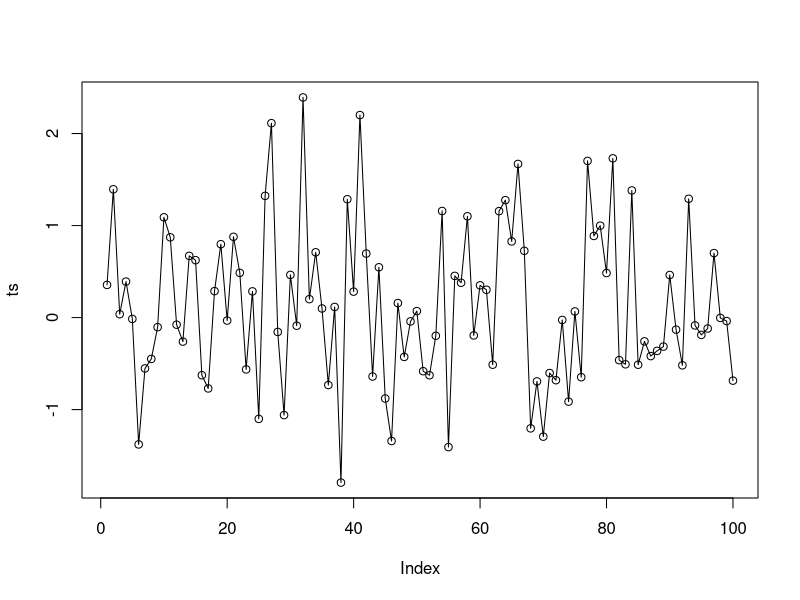

Source code (R): (Note: this script raises an error after producing the figure.)
#################################################################################
# TS sim
#################################################################################

#########
# AR sim
#########

my_AR_sim <- function(n=189, ar_coeff=c(.5),sigma=1) {
  n.start <- n + floor(.2/(1-.2)*n)
  burnin <- floor(.20*n.start)
  model_params <- list(ar = ar_coeff)
  ts_sim <- arima.sim(model = model_params, n = n.start,sd=sigma)
  ts_sim <- ts_sim[(burnin+1):n.start]
  return(ts_sim)
}

#########
# MA sim
#########
my_MA_sim <- function(n=189,ma_coeff=c(.5),sigma=1) {
  n.start <- n + floor(.2/(1-.2)*n)
  burnin <- floor(.20*n.start)
  model_params <- list(ma = ma_coeff)
  ts_sim <- arima.sim(model = model_params, n = n.start,sd=sigma)
  ts_sim <- ts_sim[(burnin+1):n.start]
  return(ts_sim) 
}



#############################################################
# negative log like like function 
# A(1) assuming a multivariate normal
#############################################################


################################################
# Covariance function
################################################
Covariance_matrix_AR1 <- function(phi,sigma,n) {
  cov_mat <- matrix(0,nrow=n,ncol=n)
  for (i in 1:n) {
    for (j in 1:n) {
      cov_mat[i,j] <- phi^abs(i-j)
    }
  }
  cov_mat <- sigma^2/(1-phi^2)*cov_mat
  return(cov_mat)
}
# Test covariance
Covariance_matrix_AR1(phi=.5,sigma=1,n=4)

# negative log like like function 

neg_log_like_MN_AR1 <- function(params,x) {
  phi <- params[1]
  sigma <-  params[2]
  n <- length(x)
  x <- as.matrix(x)
  Omega <- Covariance_matrix_AR1(phi=phi,sigma=sigma,n=n)
  quad_form <- c(t(x)%*%solve(Omega)%*%x)
  neg_log_like <- (n/2)*log(2*pi)-(1/2)*log(det(solve(Omega)))+(1/2)*quad_form
  return(neg_log_like)
}
# test
# Try phi=.1, .5., .9, ect.. 
set.seed(1)
ts <- my_AR_sim(n=100, ar_coeff=c(.1),sigma=1)
plot(ts,type="o")
length(ts)


neg_log_like_MN_AR1(params=c(.1,.1),x=ts)
nlm(neg_log_like_MN_AR1,p=c(.1,1),x=ts)


#############################################################
# negative log like like function 
# A(1) assuming exact likelihood
#############################################################

neg_log_like_exact_AR1 <- function(params,x) {
  phi <- params[1]
  sigma <-  params[2]
  n <- length(x)
  x0_part <- (1/2)*log(2*pi)+(1/2)*log(sigma^2/(1-phi^2))+(1/(2*sigma^2))*(1-phi^2)*x[1]^2 
  x_part <- (1/2)*log(2*pi)+(n/2)*log(sigma^2)+(1/(2*sigma^2))*sum((x[2:n]-phi*x[1:(n-1)])^2)
  neg_log_like <- x0_part+x_part
  return(neg_log_like)
}
nlm(neg_log_like_exact_AR1,p=c(.1,1),x=ts)

# Compare
nlm(neg_log_like_exact,p=c(.1,1),x=ts)$estimate
nlm(neg_log_like_MN,p=c(.1,1),x=ts)$estimate


#############################################################
# negative log like like function 
# MA(1) assuming a multivariate normal
#############################################################


################################################
# Covariance function
################################################
# MA acvf
MA_gamma <- function(h,theta,sigma) {
  acvf <- ifelse(abs(h)==0,sigma^2*(1+theta^2),
         ifelse(abs(h)==1,sigma^2*theta,
                0))
  return(acvf)
  } 
MA_gamma(h=0,theta=.5,sigma=1)

#Covariance 
Covariance_matrix_MA <- function(theta,sigma,n) {
  cov_mat <- matrix(0,nrow=n,ncol=n)
  for (i in 1:n) {
    for (j in 1:n) {
      cov_mat[i,j] <- MA_gamma(h=i-j,theta=theta,sigma=sigma)
    }
  }
  return(cov_mat)
}
Covariance_matrix_MA(theta=.5,sigma=1,n=10)

# negative log like like function 

neg_log_like_MN_MA <- function(params,x) {
  theta <- params[1]
  sigma <-  params[2]
  n <- length(x)
  x <- as.matrix(x)
  Omega <- Covariance_matrix_MA(theta=theta,sigma=sigma,n=n)
  quad_form <- c(t(x)%*%solve(Omega)%*%x)
  neg_log_like <- (n/2)*log(2*pi)-(1/2)*log(det(solve(Omega)))+(1/2)*quad_form
  return(neg_log_like)
}


# test
# Try theta=.1, .5., .9, ect..
set.seed(1)
ts <- my_MA_sim(n=200, ma_coeff=c(.75),sigma=1)
plot(ts,type="o")
length(ts)
neg_log_like_MN_MA(c(.1,1),x=ts)
nlm(neg_log_like_MN_MA,p=c(.1,1),x=ts)







